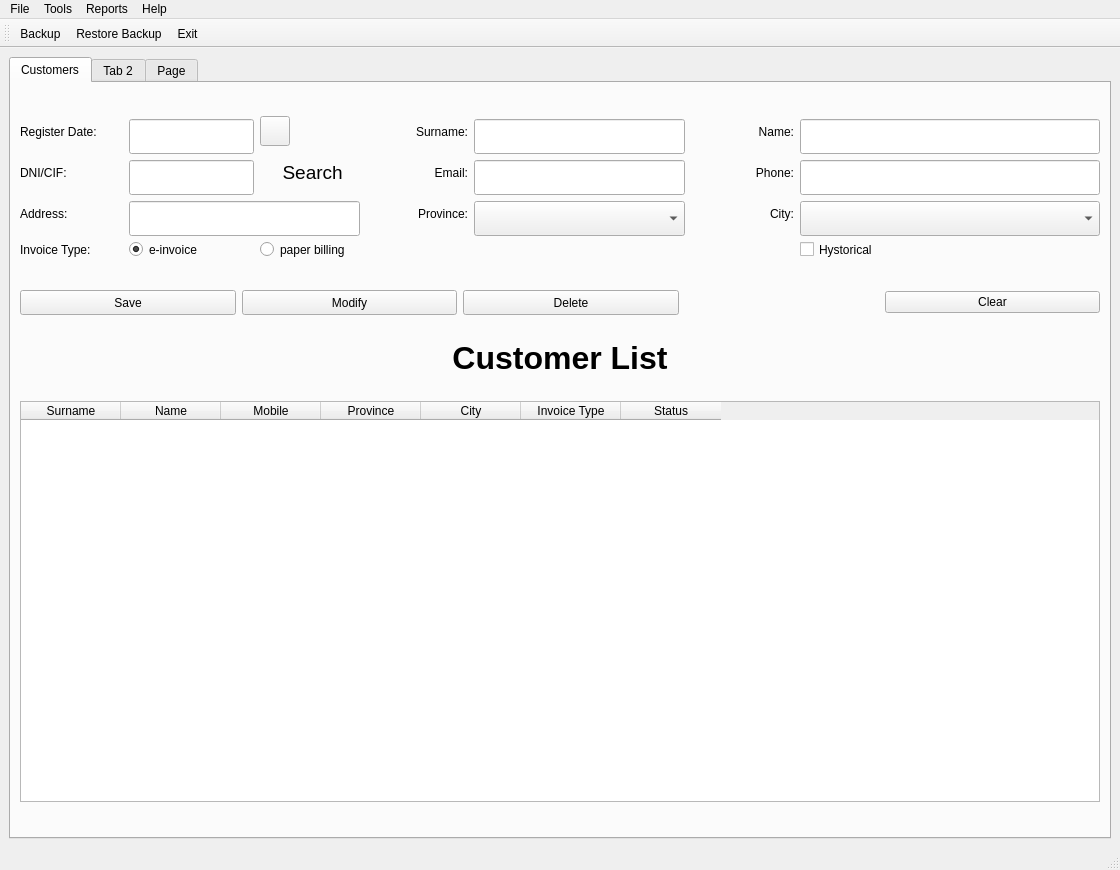
<?xml version="1.0" encoding="UTF-8"?>
<ui version="4.0">
 <class>window</class>
 <widget class="QMainWindow" name="window">
  <property name="geometry">
   <rect>
    <x>0</x>
    <y>0</y>
    <width>1120</width>
    <height>870</height>
   </rect>
  </property>
  <property name="windowTitle">
   <string>EmpresaTeis</string>
  </property>
  <property name="windowIcon">
   <iconset>
    <normaloff>../img/gabrielgsd.jpg</normaloff>../img/gabrielgsd.jpg</iconset>
  </property>
  <widget class="QWidget" name="centralwidget">
   <layout class="QGridLayout" name="gridLayout">
    <item row="0" column="0">
     <widget class="QTabWidget" name="pan_main">
      <property name="currentIndex">
       <number>0</number>
      </property>
      <widget class="QWidget" name="tab_customer">
       <attribute name="title">
        <string>Customers</string>
       </attribute>
       <layout class="QHBoxLayout" name="horizontalLayout_2">
        <item>
         <layout class="QVBoxLayout" name="verticalLayout_3">
          <item>
           <layout class="QGridLayout" name="gridLayout_3" rowstretch="0,0,0,0" columnstretch="0,0,0,0,0,0,0,0" columnminimumwidth="0,0,0,0,0,0,0,0">
            <property name="sizeConstraint">
             <enum>QLayout::SetDefaultConstraint</enum>
            </property>
            <item row="2" column="3">
             <widget class="QLabel" name="lbl_province">
              <property name="text">
               <string>Province:</string>
              </property>
              <property name="alignment">
               <set>Qt::AlignRight|Qt::AlignTrailing|Qt::AlignVCenter</set>
              </property>
             </widget>
            </item>
            <item row="2" column="1" colspan="2">
             <widget class="QLineEdit" name="le_address">
              <property name="minimumSize">
               <size>
                <width>200</width>
                <height>35</height>
               </size>
              </property>
              <property name="maximumSize">
               <size>
                <width>9999</width>
                <height>25</height>
               </size>
              </property>
             </widget>
            </item>
            <item row="2" column="0">
             <widget class="QLabel" name="lbl_address">
              <property name="text">
               <string>Address:</string>
              </property>
             </widget>
            </item>
            <item row="3" column="7">
             <widget class="QCheckBox" name="chkb_hystorical">
              <property name="minimumSize">
               <size>
                <width>150</width>
                <height>25</height>
               </size>
              </property>
              <property name="maximumSize">
               <size>
                <width>100</width>
                <height>25</height>
               </size>
              </property>
              <property name="text">
               <string>Hystorical</string>
              </property>
             </widget>
            </item>
            <item row="1" column="4" colspan="2">
             <widget class="QLineEdit" name="le_email">
              <property name="minimumSize">
               <size>
                <width>100</width>
                <height>35</height>
               </size>
              </property>
              <property name="maximumSize">
               <size>
                <width>99999</width>
                <height>25</height>
               </size>
              </property>
             </widget>
            </item>
            <item row="2" column="7">
             <widget class="QComboBox" name="cb_city">
              <property name="minimumSize">
               <size>
                <width>150</width>
                <height>35</height>
               </size>
              </property>
              <property name="maximumSize">
               <size>
                <width>300</width>
                <height>25</height>
               </size>
              </property>
             </widget>
            </item>
            <item row="3" column="0">
             <widget class="QLabel" name="lbl_invoice">
              <property name="minimumSize">
               <size>
                <width>0</width>
                <height>25</height>
               </size>
              </property>
              <property name="text">
               <string>Invoice Type:</string>
              </property>
             </widget>
            </item>
            <item row="0" column="7">
             <widget class="QLineEdit" name="le_name">
              <property name="minimumSize">
               <size>
                <width>150</width>
                <height>35</height>
               </size>
              </property>
              <property name="maximumSize">
               <size>
                <width>300</width>
                <height>25</height>
               </size>
              </property>
             </widget>
            </item>
            <item row="0" column="4" colspan="2">
             <widget class="QLineEdit" name="le_surname">
              <property name="minimumSize">
               <size>
                <width>100</width>
                <height>35</height>
               </size>
              </property>
              <property name="maximumSize">
               <size>
                <width>99999</width>
                <height>25</height>
               </size>
              </property>
             </widget>
            </item>
            <item row="0" column="3">
             <widget class="QLabel" name="lbl_surname">
              <property name="text">
               <string>Surname:</string>
              </property>
              <property name="alignment">
               <set>Qt::AlignRight|Qt::AlignTrailing|Qt::AlignVCenter</set>
              </property>
             </widget>
            </item>
            <item row="0" column="6">
             <widget class="QLabel" name="lbl_name">
              <property name="text">
               <string>Name:</string>
              </property>
              <property name="alignment">
               <set>Qt::AlignRight|Qt::AlignTrailing|Qt::AlignVCenter</set>
              </property>
             </widget>
            </item>
            <item row="3" column="2">
             <widget class="QRadioButton" name="rb_paper">
              <property name="minimumSize">
               <size>
                <width>0</width>
                <height>25</height>
               </size>
              </property>
              <property name="text">
               <string>paper billing</string>
              </property>
              <attribute name="buttonGroup">
               <string notr="true">grp_invoice</string>
              </attribute>
             </widget>
            </item>
            <item row="1" column="2" alignment="Qt::AlignVCenter">
             <widget class="QPushButton" name="btn_search">
              <property name="minimumSize">
               <size>
                <width>100</width>
                <height>25</height>
               </size>
              </property>
              <property name="font">
               <font>
                <pointsize>14</pointsize>
               </font>
              </property>
              <property name="text">
               <string> Search</string>
              </property>
              <property name="icon">
               <iconset>
                <normaloff>../img/glass-icon.svg</normaloff>../img/glass-icon.svg</iconset>
              </property>
              <property name="flat">
               <bool>true</bool>
              </property>
             </widget>
            </item>
            <item row="3" column="1">
             <widget class="QRadioButton" name="rb_electronic">
              <property name="minimumSize">
               <size>
                <width>0</width>
                <height>25</height>
               </size>
              </property>
              <property name="text">
               <string>e-invoice</string>
              </property>
              <property name="checked">
               <bool>true</bool>
              </property>
              <attribute name="buttonGroup">
               <string notr="true">grp_invoice</string>
              </attribute>
             </widget>
            </item>
            <item row="2" column="6">
             <widget class="QLabel" name="lbl_city">
              <property name="text">
               <string>City:</string>
              </property>
              <property name="alignment">
               <set>Qt::AlignRight|Qt::AlignTrailing|Qt::AlignVCenter</set>
              </property>
             </widget>
            </item>
            <item row="0" column="0">
             <widget class="QLabel" name="lbl_date">
              <property name="text">
               <string>Register Date:</string>
              </property>
             </widget>
            </item>
            <item row="1" column="1">
             <widget class="QLineEdit" name="le_dni">
              <property name="minimumSize">
               <size>
                <width>90</width>
                <height>35</height>
               </size>
              </property>
              <property name="maximumSize">
               <size>
                <width>125</width>
                <height>25</height>
               </size>
              </property>
              <property name="autoFillBackground">
               <bool>false</bool>
              </property>
             </widget>
            </item>
            <item row="0" column="1">
             <widget class="QLineEdit" name="le_date">
              <property name="minimumSize">
               <size>
                <width>90</width>
                <height>35</height>
               </size>
              </property>
              <property name="maximumSize">
               <size>
                <width>125</width>
                <height>25</height>
               </size>
              </property>
              <property name="readOnly">
               <bool>true</bool>
              </property>
             </widget>
            </item>
            <item row="3" column="6">
             <widget class="QLabel" name="lbl_status">
              <property name="font">
               <font>
                <pointsize>10</pointsize>
                <weight>75</weight>
                <bold>true</bold>
               </font>
              </property>
              <property name="layoutDirection">
               <enum>Qt::RightToLeft</enum>
              </property>
              <property name="text">
               <string/>
              </property>
              <property name="alignment">
               <set>Qt::AlignCenter</set>
              </property>
             </widget>
            </item>
            <item row="1" column="6">
             <widget class="QLabel" name="lbl_name_2">
              <property name="text">
               <string>Phone:</string>
              </property>
              <property name="alignment">
               <set>Qt::AlignRight|Qt::AlignTrailing|Qt::AlignVCenter</set>
              </property>
             </widget>
            </item>
            <item row="0" column="2">
             <widget class="QPushButton" name="btn_calendar">
              <property name="minimumSize">
               <size>
                <width>30</width>
                <height>30</height>
               </size>
              </property>
              <property name="maximumSize">
               <size>
                <width>30</width>
                <height>30</height>
               </size>
              </property>
              <property name="text">
               <string/>
              </property>
              <property name="icon">
               <iconset>
                <normaloff>../img/calendar.png</normaloff>../img/calendar.png</iconset>
              </property>
              <property name="iconSize">
               <size>
                <width>28</width>
                <height>28</height>
               </size>
              </property>
             </widget>
            </item>
            <item row="1" column="7">
             <widget class="QLineEdit" name="le_phone">
              <property name="minimumSize">
               <size>
                <width>150</width>
                <height>35</height>
               </size>
              </property>
              <property name="maximumSize">
               <size>
                <width>300</width>
                <height>25</height>
               </size>
              </property>
             </widget>
            </item>
            <item row="1" column="3">
             <widget class="QLabel" name="lb_email">
              <property name="text">
               <string>Email:</string>
              </property>
              <property name="alignment">
               <set>Qt::AlignRight|Qt::AlignTrailing|Qt::AlignVCenter</set>
              </property>
             </widget>
            </item>
            <item row="1" column="0">
             <widget class="QLabel" name="lbl_dni">
              <property name="text">
               <string>DNI/CIF:</string>
              </property>
             </widget>
            </item>
            <item row="2" column="4" colspan="2">
             <widget class="QComboBox" name="cb_province">
              <property name="minimumSize">
               <size>
                <width>100</width>
                <height>35</height>
               </size>
              </property>
              <property name="maximumSize">
               <size>
                <width>999999</width>
                <height>25</height>
               </size>
              </property>
             </widget>
            </item>
           </layout>
          </item>
          <item>
           <layout class="QHBoxLayout" name="horizontalLayout">
            <item>
             <widget class="QPushButton" name="btn_save_cust">
              <property name="minimumSize">
               <size>
                <width>100</width>
                <height>25</height>
               </size>
              </property>
              <property name="maximumSize">
               <size>
                <width>99999</width>
                <height>25</height>
               </size>
              </property>
              <property name="text">
               <string>Save</string>
              </property>
             </widget>
            </item>
            <item>
             <widget class="QPushButton" name="btn_modify_cust">
              <property name="minimumSize">
               <size>
                <width>100</width>
                <height>25</height>
               </size>
              </property>
              <property name="maximumSize">
               <size>
                <width>99999</width>
                <height>25</height>
               </size>
              </property>
              <property name="text">
               <string>Modify</string>
              </property>
             </widget>
            </item>
            <item>
             <widget class="QPushButton" name="btn_del_cust">
              <property name="minimumSize">
               <size>
                <width>100</width>
                <height>25</height>
               </size>
              </property>
              <property name="maximumSize">
               <size>
                <width>99999</width>
                <height>25</height>
               </size>
              </property>
              <property name="text">
               <string>Delete</string>
              </property>
             </widget>
            </item>
            <item>
             <spacer name="horizontalSpacer">
              <property name="orientation">
               <enum>Qt::Horizontal</enum>
              </property>
              <property name="sizeType">
               <enum>QSizePolicy::Fixed</enum>
              </property>
              <property name="sizeHint" stdset="0">
               <size>
                <width>200</width>
                <height>10</height>
               </size>
              </property>
             </spacer>
            </item>
            <item>
             <widget class="QPushButton" name="btn_clear">
              <property name="text">
               <string>Clear</string>
              </property>
             </widget>
            </item>
           </layout>
          </item>
          <item>
           <widget class="QLabel" name="lbl_list_cust">
            <property name="minimumSize">
             <size>
              <width>100</width>
              <height>30</height>
             </size>
            </property>
            <property name="maximumSize">
             <size>
              <width>1999999</width>
              <height>30</height>
             </size>
            </property>
            <property name="font">
             <font>
              <pointsize>24</pointsize>
              <weight>75</weight>
              <bold>true</bold>
             </font>
            </property>
            <property name="layoutDirection">
             <enum>Qt::LeftToRight</enum>
            </property>
            <property name="text">
             <string>Customer List</string>
            </property>
            <property name="alignment">
             <set>Qt::AlignCenter</set>
            </property>
           </widget>
          </item>
          <item>
           <widget class="QTableWidget" name="table_customer">
            <property name="enabled">
             <bool>true</bool>
            </property>
            <property name="minimumSize">
             <size>
              <width>100</width>
              <height>100</height>
             </size>
            </property>
            <property name="maximumSize">
             <size>
              <width>999999</width>
              <height>401</height>
             </size>
            </property>
            <property name="editTriggers">
             <set>QAbstractItemView::NoEditTriggers</set>
            </property>
            <property name="alternatingRowColors">
             <bool>true</bool>
            </property>
            <property name="selectionBehavior">
             <enum>QAbstractItemView::SelectRows</enum>
            </property>
            <attribute name="verticalHeaderVisible">
             <bool>false</bool>
            </attribute>
            <column>
             <property name="text">
              <string>Surname</string>
             </property>
            </column>
            <column>
             <property name="text">
              <string>Name</string>
             </property>
            </column>
            <column>
             <property name="text">
              <string>Mobile</string>
             </property>
            </column>
            <column>
             <property name="text">
              <string>Province</string>
             </property>
            </column>
            <column>
             <property name="text">
              <string>City</string>
             </property>
            </column>
            <column>
             <property name="text">
              <string>Invoice Type</string>
             </property>
            </column>
            <column>
             <property name="text">
              <string>Status</string>
             </property>
            </column>
           </widget>
          </item>
         </layout>
        </item>
       </layout>
      </widget>
      <widget class="QWidget" name="tab_2">
       <attribute name="title">
        <string>Tab 2</string>
       </attribute>
      </widget>
      <widget class="QWidget" name="tab">
       <attribute name="title">
        <string>Page</string>
       </attribute>
      </widget>
     </widget>
    </item>
   </layout>
  </widget>
  <widget class="QMenuBar" name="menubar">
   <property name="geometry">
    <rect>
     <x>0</x>
     <y>0</y>
     <width>1120</width>
     <height>21</height>
    </rect>
   </property>
   <widget class="QMenu" name="menuFile">
    <property name="title">
     <string>File</string>
    </property>
    <widget class="QMenu" name="menuExport_Data">
     <property name="title">
      <string>Export Data (.xsl)</string>
     </property>
     <addaction name="actionExportCustomers"/>
    </widget>
    <addaction name="actionSettings"/>
    <addaction name="menuExport_Data"/>
    <addaction name="separator"/>
    <addaction name="actionExit"/>
   </widget>
   <widget class="QMenu" name="menuTools">
    <property name="title">
     <string>Tools</string>
    </property>
    <addaction name="actionBackup"/>
    <addaction name="actionRestoreBackup"/>
   </widget>
   <widget class="QMenu" name="menuReports">
    <property name="title">
     <string>Reports</string>
    </property>
    <addaction name="actionCustomerReport"/>
   </widget>
   <widget class="QMenu" name="menuAbout">
    <property name="title">
     <string>Help</string>
    </property>
    <addaction name="dlg_about"/>
   </widget>
   <addaction name="menuFile"/>
   <addaction name="menuTools"/>
   <addaction name="menuReports"/>
   <addaction name="menuAbout"/>
  </widget>
  <widget class="QStatusBar" name="statusbar"/>
  <widget class="QToolBar" name="toolBar">
   <property name="windowTitle">
    <string>toolBar</string>
   </property>
   <property name="autoFillBackground">
    <bool>true</bool>
   </property>
   <attribute name="toolBarArea">
    <enum>TopToolBarArea</enum>
   </attribute>
   <attribute name="toolBarBreak">
    <bool>false</bool>
   </attribute>
   <addaction name="actionBackup"/>
   <addaction name="actionRestoreBackup"/>
   <addaction name="actionExit"/>
  </widget>
  <action name="actionExit">
   <property name="checkable">
    <bool>false</bool>
   </property>
   <property name="icon">
    <iconset>
     <normaloff>../img/exit.svg</normaloff>../img/exit.svg</iconset>
   </property>
   <property name="text">
    <string>Exit</string>
   </property>
  </action>
  <action name="actionCustomerReport">
   <property name="text">
    <string>Customer Report</string>
   </property>
  </action>
  <action name="dlg_about">
   <property name="text">
    <string>About </string>
   </property>
   <property name="shortcut">
    <string>Alt+A</string>
   </property>
  </action>
  <action name="actionBackup">
   <property name="icon">
    <iconset>
     <normaloff>../img/backup.svg</normaloff>../img/backup.svg</iconset>
   </property>
   <property name="text">
    <string>Backup</string>
   </property>
   <property name="shortcut">
    <string>Ctrl+B</string>
   </property>
  </action>
  <action name="actionRestoreBackup">
   <property name="icon">
    <iconset>
     <normaloff>../img/backup-restore.svg</normaloff>../img/backup-restore.svg</iconset>
   </property>
   <property name="text">
    <string>Restore Backup</string>
   </property>
   <property name="shortcut">
    <string>Ctrl+R</string>
   </property>
  </action>
  <action name="actionSettings">
   <property name="icon">
    <iconset>
     <normaloff>../img/setting.svg</normaloff>../img/setting.svg</iconset>
   </property>
   <property name="text">
    <string>Settings</string>
   </property>
   <property name="shortcut">
    <string>Ctrl+S</string>
   </property>
  </action>
  <action name="actionExportCustomers">
   <property name="text">
    <string>Customers</string>
   </property>
  </action>
 </widget>
 <tabstops>
  <tabstop>le_date</tabstop>
  <tabstop>btn_calendar</tabstop>
  <tabstop>le_surname</tabstop>
  <tabstop>le_name</tabstop>
  <tabstop>le_dni</tabstop>
  <tabstop>le_email</tabstop>
  <tabstop>le_phone</tabstop>
  <tabstop>le_address</tabstop>
  <tabstop>cb_city</tabstop>
  <tabstop>rb_electronic</tabstop>
  <tabstop>rb_paper</tabstop>
  <tabstop>chkb_hystorical</tabstop>
  <tabstop>btn_save_cust</tabstop>
  <tabstop>btn_modify_cust</tabstop>
  <tabstop>btn_del_cust</tabstop>
  <tabstop>table_customer</tabstop>
  <tabstop>pan_main</tabstop>
 </tabstops>
 <resources/>
 <connections/>
 <buttongroups>
  <buttongroup name="grp_invoice"/>
 </buttongroups>
</ui>
